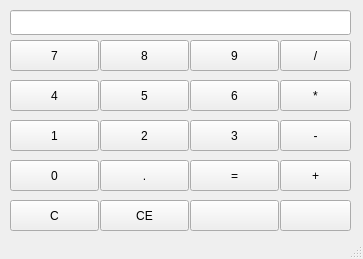
<?xml version="1.0" encoding="UTF-8"?>
<ui version="4.0">
 <class>CalculatorGUI</class>
 <widget class="QMainWindow" name="Calculator">
  <property name="geometry">
   <rect>
    <x>0</x>
    <y>0</y>
    <width>363</width>
    <height>259</height>
   </rect>
  </property>
  <property name="windowTitle">
   <string>CalculatorGUI</string>
  </property>
  <widget class="QWidget" name="centralwidget">
   <widget class="QLineEdit" name="display">
    <property name="geometry">
     <rect>
      <x>10</x>
      <y>10</y>
      <width>341</width>
      <height>25</height>
     </rect>
    </property>
   </widget>
   <widget class="QPushButton" name="digit_7">
    <property name="geometry">
     <rect>
      <x>10</x>
      <y>40</y>
      <width>89</width>
      <height>31</height>
     </rect>
    </property>
    <property name="text">
     <string>7</string>
    </property>
   </widget>
   <widget class="QPushButton" name="digit_8">
    <property name="geometry">
     <rect>
      <x>100</x>
      <y>40</y>
      <width>89</width>
      <height>31</height>
     </rect>
    </property>
    <property name="text">
     <string>8</string>
    </property>
   </widget>
   <widget class="QPushButton" name="digit_9">
    <property name="geometry">
     <rect>
      <x>190</x>
      <y>40</y>
      <width>89</width>
      <height>31</height>
     </rect>
    </property>
    <property name="text">
     <string>9</string>
    </property>
   </widget>
   <widget class="QPushButton" name="op_div">
    <property name="geometry">
     <rect>
      <x>280</x>
      <y>40</y>
      <width>71</width>
      <height>31</height>
     </rect>
    </property>
    <property name="text">
     <string>/</string>
    </property>
   </widget>
   <widget class="QPushButton" name="digit_6">
    <property name="geometry">
     <rect>
      <x>190</x>
      <y>80</y>
      <width>89</width>
      <height>31</height>
     </rect>
    </property>
    <property name="text">
     <string>6</string>
    </property>
   </widget>
   <widget class="QPushButton" name="op_mul">
    <property name="geometry">
     <rect>
      <x>280</x>
      <y>80</y>
      <width>71</width>
      <height>31</height>
     </rect>
    </property>
    <property name="text">
     <string>*</string>
    </property>
   </widget>
   <widget class="QPushButton" name="digit_5">
    <property name="geometry">
     <rect>
      <x>100</x>
      <y>80</y>
      <width>89</width>
      <height>31</height>
     </rect>
    </property>
    <property name="text">
     <string>5</string>
    </property>
   </widget>
   <widget class="QPushButton" name="digit_4">
    <property name="geometry">
     <rect>
      <x>10</x>
      <y>80</y>
      <width>89</width>
      <height>31</height>
     </rect>
    </property>
    <property name="text">
     <string>4</string>
    </property>
   </widget>
   <widget class="QPushButton" name="digit_1">
    <property name="geometry">
     <rect>
      <x>10</x>
      <y>120</y>
      <width>89</width>
      <height>31</height>
     </rect>
    </property>
    <property name="text">
     <string>1</string>
    </property>
   </widget>
   <widget class="QPushButton" name="digit_3">
    <property name="geometry">
     <rect>
      <x>190</x>
      <y>120</y>
      <width>89</width>
      <height>31</height>
     </rect>
    </property>
    <property name="text">
     <string>3</string>
    </property>
   </widget>
   <widget class="QPushButton" name="op_min">
    <property name="geometry">
     <rect>
      <x>280</x>
      <y>120</y>
      <width>71</width>
      <height>31</height>
     </rect>
    </property>
    <property name="text">
     <string>-</string>
    </property>
   </widget>
   <widget class="QPushButton" name="digit_2">
    <property name="geometry">
     <rect>
      <x>100</x>
      <y>120</y>
      <width>89</width>
      <height>31</height>
     </rect>
    </property>
    <property name="text">
     <string>2</string>
    </property>
   </widget>
   <widget class="QPushButton" name="digit_0">
    <property name="geometry">
     <rect>
      <x>10</x>
      <y>160</y>
      <width>89</width>
      <height>31</height>
     </rect>
    </property>
    <property name="text">
     <string>0</string>
    </property>
   </widget>
   <widget class="QPushButton" name="op_equal">
    <property name="geometry">
     <rect>
      <x>190</x>
      <y>160</y>
      <width>89</width>
      <height>31</height>
     </rect>
    </property>
    <property name="text">
     <string>=</string>
    </property>
   </widget>
   <widget class="QPushButton" name="op_add">
    <property name="geometry">
     <rect>
      <x>280</x>
      <y>160</y>
      <width>71</width>
      <height>31</height>
     </rect>
    </property>
    <property name="text">
     <string>+</string>
    </property>
   </widget>
   <widget class="QPushButton" name="digit_dot">
    <property name="geometry">
     <rect>
      <x>100</x>
      <y>160</y>
      <width>89</width>
      <height>31</height>
     </rect>
    </property>
    <property name="text">
     <string>.</string>
    </property>
   </widget>
   <widget class="QPushButton" name="clear">
    <property name="geometry">
     <rect>
      <x>10</x>
      <y>200</y>
      <width>89</width>
      <height>31</height>
     </rect>
    </property>
    <property name="text">
     <string>C</string>
    </property>
   </widget>
   <widget class="QPushButton" name="clear_sym">
    <property name="geometry">
     <rect>
      <x>100</x>
      <y>200</y>
      <width>89</width>
      <height>31</height>
     </rect>
    </property>
    <property name="text">
     <string>CE</string>
    </property>
   </widget>
   <widget class="QPushButton" name="pushButton_19">
    <property name="geometry">
     <rect>
      <x>280</x>
      <y>200</y>
      <width>71</width>
      <height>31</height>
     </rect>
    </property>
    <property name="text">
     <string/>
    </property>
   </widget>
   <widget class="QPushButton" name="pushButton_20">
    <property name="geometry">
     <rect>
      <x>190</x>
      <y>200</y>
      <width>89</width>
      <height>31</height>
     </rect>
    </property>
    <property name="text">
     <string/>
    </property>
   </widget>
  </widget>
  <widget class="QMenuBar" name="menubar">
   <property name="geometry">
    <rect>
     <x>0</x>
     <y>0</y>
     <width>363</width>
     <height>22</height>
    </rect>
   </property>
  </widget>
  <widget class="QStatusBar" name="statusbar"/>
 </widget>
 <resources/>
 <connections/>
</ui>
